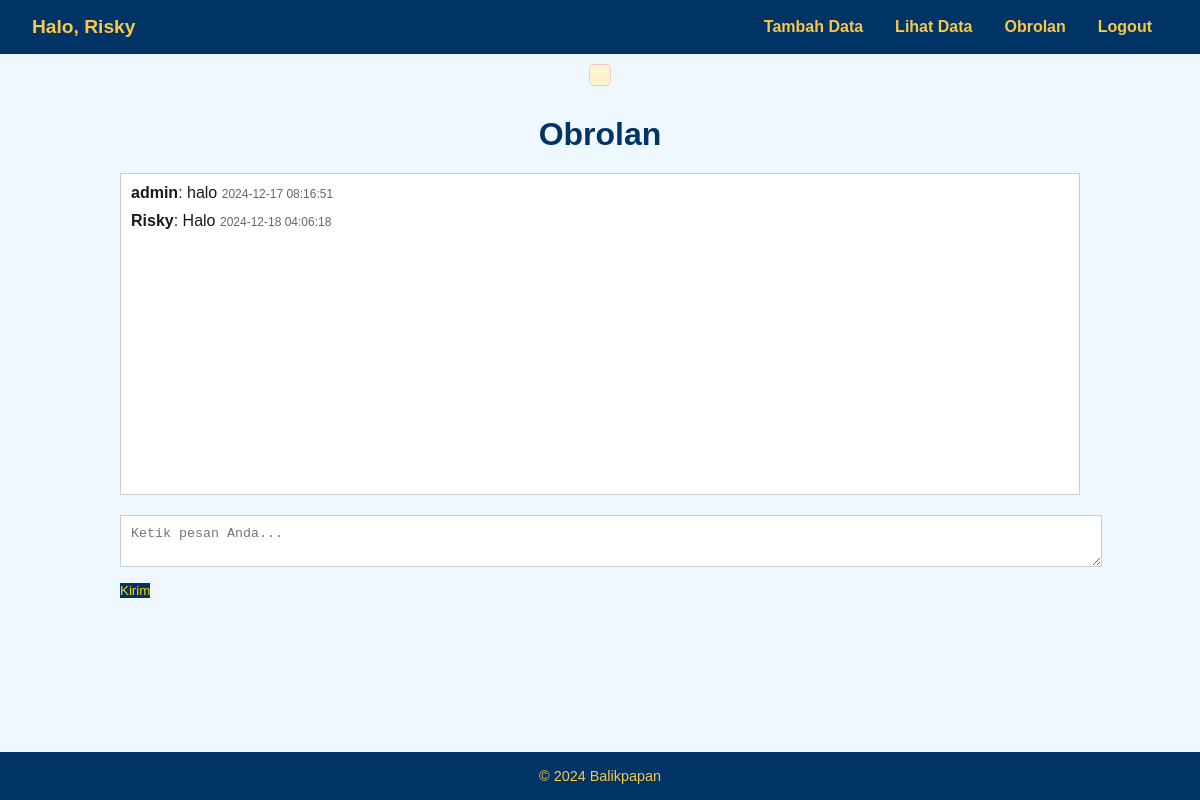
Page /chat (signed in) on the committed database.
### tables this page shows
CREATE TABLE obrolan (
        id INTEGER PRIMARY KEY AUTOINCREMENT,
        username TEXT NOT NULL,
        message TEXT NOT NULL,
        timestamp DATETIME DEFAULT CURRENT_TIMESTAMP
    );

### app.py (the view)
@app.route('/chat', methods=['GET', 'POST'])
def chat():
    if 'username' not in session:
        return redirect('/login')
    conn = sqlite3.connect("billing_system.db")
    cursor = conn.cursor()
    if request.method == 'POST':
        message = request.form['message'].strip()
        if message:
            cursor.execute("INSERT INTO obrolan (username, message) VALUES (?, ?)", (session['username'], message))
            conn.commit()
    cursor.execute("SELECT username, message, timestamp FROM obrolan ORDER BY timestamp ASC")
    chat_history = cursor.fetchall()
    conn.close()
    return render_template("chat.html", chat_history=chat_history)

### templates/chat.html (shortened to what this page needs)
<!DOCTYPE html>
<html lang="id">
<head>
</head>
<body>
    {% extends "base.html" %}
{% block content %}
    <h1>Obrolan</h1>
    <div class="chat-container">
        <div class="chat-box">
            {% for chat in chat_history %}
                <div class="chat-message">
                    <strong>{{ chat[0] }}</strong>: {{ chat[1] }}
                    <span class="timestamp">{{ chat[2] }}</span>
                </div>
            {% endfor %}
        </div>
        <form method="POST">
            <textarea name="message" placeholder="Ketik pesan Anda..." required></textarea>
            <button type="submit">Kirim</button>
        </form>
    </div>
    {% endblock %}

### templates/base.html (shortened to what this page needs)
<!DOCTYPE html>
<html lang="en">
<head>
    <link rel="stylesheet" href="{{ url_for('static', filename='css/all.css') }}">
</head>
<body>
    <nav>
        <div>
            {% if session['username'] %}
                <span>Halo, {{ session['username'] }}</span>
            {% endif %}
        </div>
        <div>
            <a href="/form">Tambah Data</a>
            <a href="/report">Lihat Data</a>
            <a href="/chat">Obrolan</a>
            <a href="/logout">Logout</a>
        </div>
    </nav>
    <div class="flash-messages">
    </div>
    {% block content %}{% endblock %}
    <footer>
        <p>&copy; 2024 Balikpapan</p>
    </footer>
</body>
</html>

### static/css/all.css (style rules this page uses)
body, h2, p, a, input, button, form, nav { margin: 0; padding: 0; box-sizing: border-box; font-family: Arial, sans-serif; }
body { background-color: #f0f8ff; color: #1a1a1a; display: flex; flex-direction: column; min-height: 100vh; }
nav { background-color: #003366; color: white; display: flex; justify-content: space-between; align-items: center; padding: 1rem 2rem; }
nav div { display: flex; align-items: center; }
nav span { color: #f9c846; font-size: 1.2rem; font-weight: bold; margin-right: 2rem; }
nav a { color: #f9c846; text-decoration: none; margin: 0 1rem; font-weight: bold; transition: color 0.3s ease; font-size: 1rem; }
footer { background-color: #003366; color: #f9c846; text-align: center; padding: 1rem; margin-top: auto; font-size: 0.9rem; }

### templates/chat.html (style rules this page uses)
body { font-family: Arial, sans-serif; margin: 0; background-color: #f4f4f4; color: #333; }
h1 { text-align: center; color: #003366; margin: 20px 0; }
.chat-container { width: 80%; margin: 0 auto; }
.chat-box { background-color: #fff; border: 1px solid #ccc; height: 300px; overflow-y: scroll; padding: 10px; margin-bottom: 20px; }
.chat-message { margin-bottom: 10px; }
.timestamp { font-size: 12px; color: #666; }
textarea { width: 100%; padding: 10px; margin-bottom: 10px; border: 1px solid #ccc; }
button { background-color: #003366; color: #FFD700; padding: 10px 20px; border: none; cursor: pointer; }

### templates/base.html (style rules this page uses)
.flash-messages { margin: 10px auto; padding: 10px; max-width: 800px; border-radius: 5px; background-color: #fff3cd; border: 1px solid #f5c6cb; }

### rows in the picture
obrolan: username "Risky", message "Halo", timestamp "2024-12-18 04:06:18"
obrolan: username "admin", message "halo", timestamp "2024-12-17 08:16:51"
